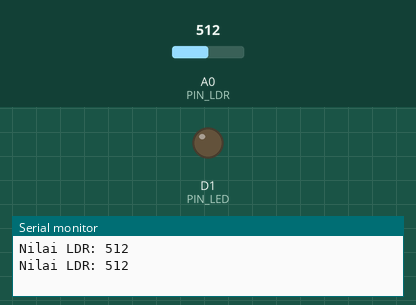
Recording of a sketch running on a simulated ESP8266 (NodeMCU). Shown: output pins drawn as LEDs (lit = HIGH), the last lines printed to the serial monitor. The test bench sets the inputs (shaded band); at power-on: A0 (PIN_LDR) = 512. WiFi joins after 1.5 s; servers stay silent unless stated.

Above: at 3.0 s.
3.1 s: A0 (PIN_LDR) set to 55
5.0 s: A0 (PIN_LDR) set to 43
At 7.0 s:
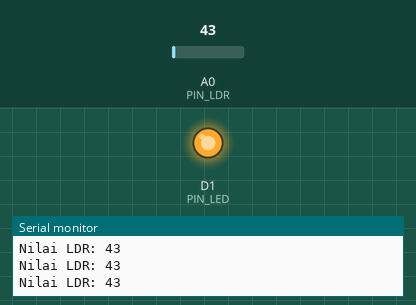
7.3 s: A0 (PIN_LDR) set to 60
At 8.3 s:
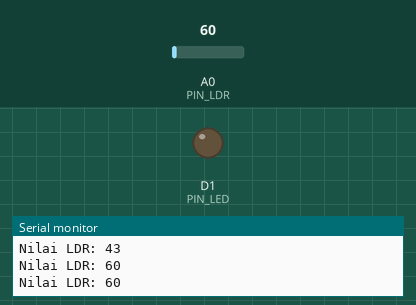
Timing chart, 0 to 10.3 s (numbered marks = the images above; inputs shaded):
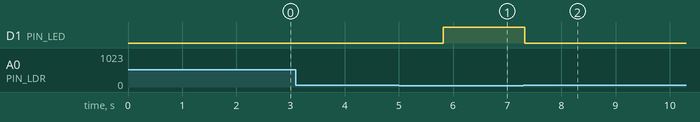

The sketch:

NODEMCULED_.ino
```cpp
#include <ESP8266HTTPClient.h>
#include <ESP8266WiFi.h>
#include <BlynkSimpleEsp8266.h>
#include <SimpleTimer.h>
#define PIN_LED D1
#define PIN_LDR A0
int nilai;


char auth[] = "YiDcQ3iljCP3DNSV3XGXPLrVYlEkr9YK";
char ssid[] = "Mutia";
char pass[] = "dfkb5150";

SimpleTimer timer;

void ldrsensor () {
  nilai = analogRead(PIN_LDR);
 Serial.print("Nilai LDR: ");
 Serial.println(nilai);
 Blynk.virtualWrite(V1, nilai);

 //Jika nilai < dari 400 diasumsikan sudah mulai gelap maka nyalakan lampu
 if (nilai < 50) {
 digitalWrite(PIN_LED, HIGH);
 pinMode(D1, HIGH);
WidgetLED LED(V2);
    LED.on();
 }
 else {
 digitalWrite(PIN_LED, LOW);
 pinMode(D1, LOW);
 WidgetLED LED(V2);
    LED.off();
 }

}
void setup() {
 pinMode(PIN_LED, OUTPUT);
 pinMode(D1, OUTPUT);
 Serial.begin(9600);
 Blynk.begin(auth, ssid, pass);
 timer.setInterval(500L, ldrsensor);
}
void loop() {
 Blynk.run();
timer.run();
delay(100);
}
```

Measured:
- the behaviour switches between 50 and 49 on A0 (PIN_LDR) (found by bisection; images 0 and 1)
- after the input at 5.0 s, D1 (PIN_LED): LOW → HIGH after 0.82 s
- after the input at 7.3 s, D1 (PIN_LED): HIGH → LOW at once
